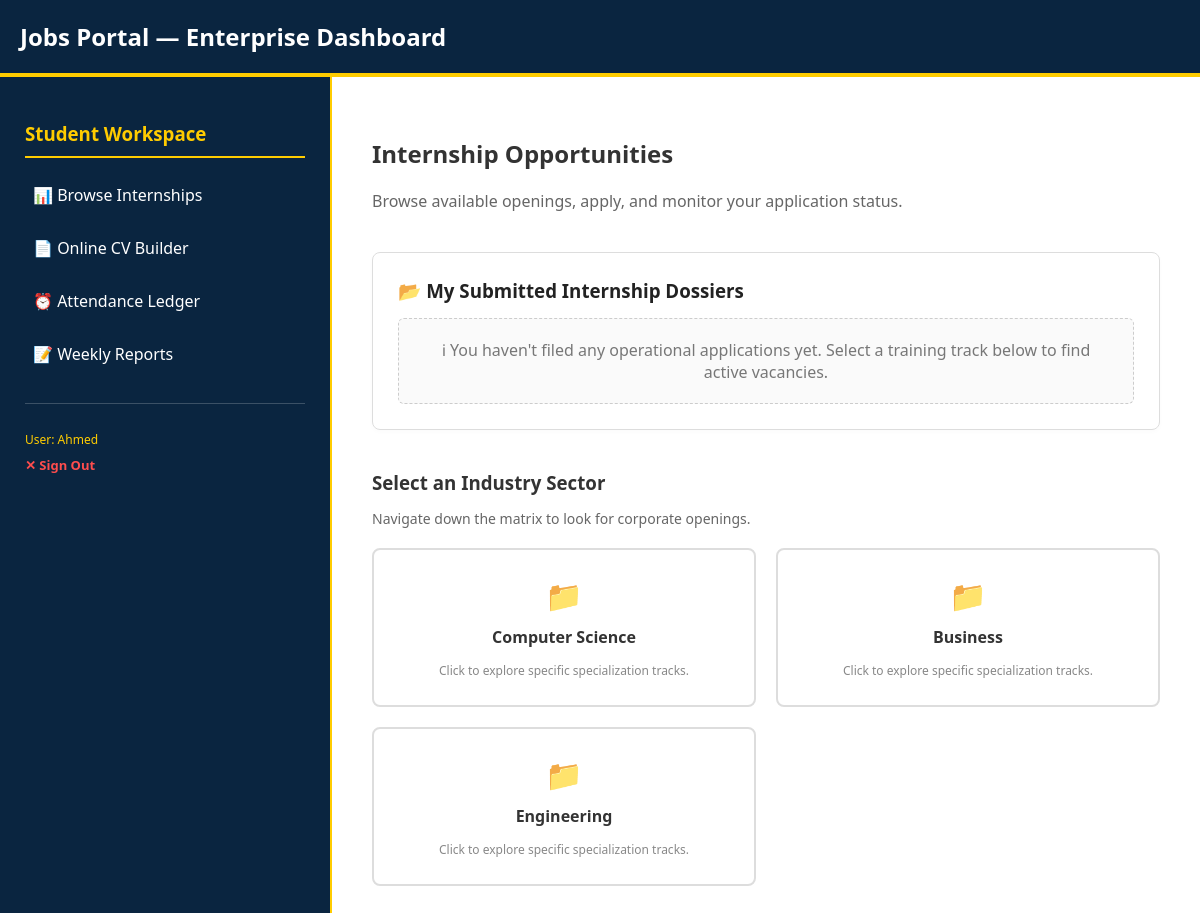
The page /dashboard/ (signed in) on the database as committed earlier.
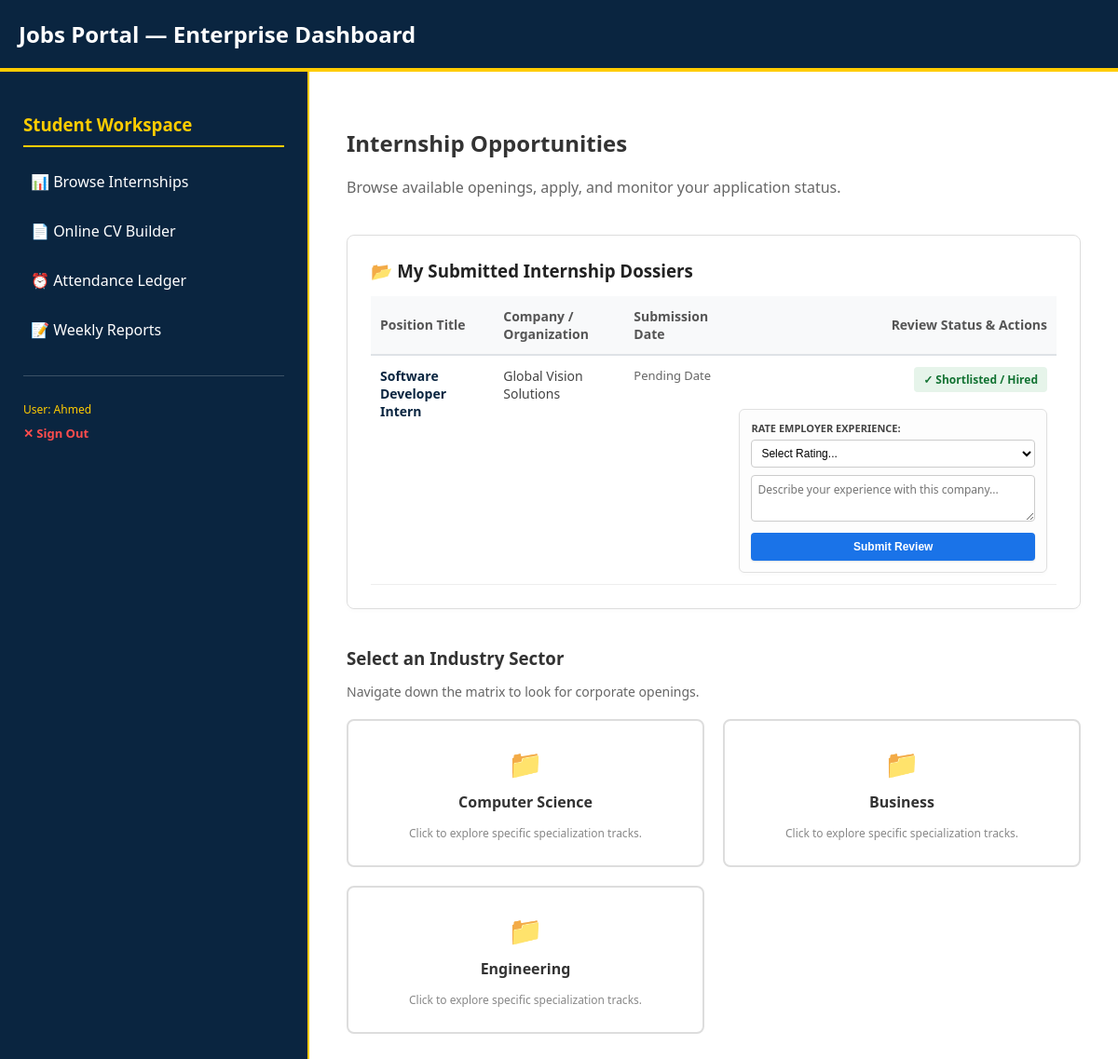
The same page on the database as committed later.
### student_portal/models.py (models this page shows, shortened)
class Category(models.Model):
    name = models.CharField(max_length=100) # e.g., Computer Science, Business
    icon = models.CharField(max_length=10, default="📁")
    class Meta:
        verbose_name_plural = "Categories"

class Application(models.Model):
    STATUS_CHOICES = (
        ('Pending', 'Pending'),
        ('Shortlisted', 'Shortlisted'),
        ('Rejected', 'Rejected'),
        ('Cancelled', 'Cancelled')
    )
    internship = models.ForeignKey(InternshipPosting, on_delete=models.CASCADE, related_name='applications')
    student_name = models.CharField(max_length=255)
    university_name = models.CharField(max_length=255)
    email = models.EmailField()
    cv_file = models.FileField(upload_to='resumes/cv/')
    cpr_file = models.FileField(upload_to='resumes/cpr/')
    passport_file = models.FileField(upload_to='resumes/passport/')
    uni_id_file = models.FileField(upload_to='resumes/uni_id/')
    status = models.CharField(max_length=20, choices=STATUS_CHOICES, default='Pending')
    applied_at = models.DateTimeField(auto_now_add=True)

class InternshipPosting(models.Model):
    LEVEL_CHOICES = (('Beginner', 'Beginner'), ('Intermediate', 'Intermediate'), ('Advanced', 'Advanced'))
    NATURE_CHOICES = (('Full-Time', 'Full-Time'), ('Part-Time', 'Part-Time'), ('Remote', 'Remote'))
    company = models.ForeignKey(CompanyProfile, on_delete=models.CASCADE, related_name='postings')
    track = models.ForeignKey(TrainingTrack, on_delete=models.CASCADE, related_name='postings')
    title = models.CharField(max_length=255)
    description = models.TextField()
    requirements = models.TextField()
    location = models.CharField(max_length=255)
    level = models.CharField(max_length=50, choices=LEVEL_CHOICES)
    nature = models.CharField(max_length=50, choices=NATURE_CHOICES)
    salary_range = models.CharField(max_length=100, blank=True, null=True)
    education_level = models.CharField(max_length=100)
    views_count = models.PositiveIntegerField(default=0)
    is_approved = models.BooleanField(default=False)
    max_interns = models.PositiveIntegerField(
        default=3,
        help_text="Maximum number of students allowed to be hired for this position."
    )
    created_at = models.DateTimeField(auto_now_add=True)

class CompanyProfile(models.Model):
    user = models.OneToOneField(User, on_delete=models.CASCADE, related_name='companyprofile')
    company_name = models.CharField(max_length=255)
    description = models.TextField()
    location = models.CharField(max_length=255)
    website = models.URLField(blank=True, null=True)
    is_active = models.BooleanField(default=True)

### student_portal/views.py (the view, shortened to what this page needs)
# urls.py: path('dashboard/', views.student_dashboard_view, name='student_dashboard'),
@login_required
def student_dashboard_view(request):
    categories = Category.objects.all()
    selected_category_id = request.GET.get('category')
    selected_track_id = request.GET.get('track')
    tracks = None
    postings = None
    current_category = None
    current_track = None
    if selected_category_id:
        current_category = get_object_or_404(Category, id=selected_category_id)
        tracks = current_category.tracks.filter(is_active=True)
    if selected_track_id:
        current_track = get_object_or_404(TrainingTrack, id=selected_track_id)
        postings = current_track.postings.filter(is_approved=True)
    cutoff_date = timezone.now() - timedelta(days=5)
    expired_apps = Application.objects.filter(
        email=request.user.email,
        status='Pending',
        applied_at__lt=cutoff_date
    )
    expired_apps.update(status='Cancelled')
    my_applications = Application.objects.filter(email=request.user.email)
    context = {
        'categories': categories,
        'tracks': tracks,
        'postings': postings,
        'current_category': current_category,
        'current_track': current_track,
        'my_applications': my_applications
    }
    return render(request, 'home.html', context)

### student_portal/templates/home.html (shortened to what the changed rows need)
{% extends 'base.html' %}
{% block content %}
{% if not user.is_authenticated %}
    <div style="margin-top: 20px; text-align: center; padding: 60px 20px; background: #f8f9fa; border-radius: 8px; border: 1px solid #e9ecef; box-shadow: 0 4px 6px rgba(0,0,0,0.02);">
        <h2 style="color: var(--primary-blue); margin-bottom: 15px; font-size: 28px;">Global Vision Solutions Portal</h2>
        <p style="color: #666; font-size: 16px; max-width: 600px; margin: 0 auto 30px auto; line-height: 1.5;">
            Welcome to the centralized enterprise hub. Active interns and coordinators can log in to track training hours, verify shifts, and access exclusive internal placement opportunities.
        </p>
        <a href="{% url 'login' %}" style="display: inline-block; background: var(--primary-blue); color: white; padding: 12px 35px; font-weight: bold; text-decoration: none; border-radius: 4px; font-size: 16px; transition: background 0.2s;">
            Sign In to Secure Portal &rarr;
        </a>
    </div>
{% else %}
    <div style="margin-bottom: 40px;">
        <h2>Internship Opportunities</h2>
    </div>
    <div style="background: white; border: 1px solid #ddd; border-radius: 8px; padding: 25px; margin-bottom: 40px; box-shadow: 0 2px 5px rgba(0,0,0,0.02);">
        <h3 style="margin-top: 0; margin-bottom: 15px; color: #222; display: flex; align-items: center; gap: 8px;">
            📂 My Submitted Internship Dossiers
        </h3>
        {% if my_applications %}
            <div style="overflow-x: auto;">
                <table style="width: 100%; border-collapse: collapse; text-align: left; font-size: 14px;">
                    <thead>
                        <tr style="background: #f8f9fa; border-bottom: 2px solid #dee2e6;">
                            <th style="padding: 12px 10px; color: #555;">Position Title</th>
                            <th style="padding: 12px 10px; color: #555;">Company / Organization</th>
                            <th style="padding: 12px 10px; color: #555;">Submission Date</th>
                            <th style="padding: 12px 10px; color: #555; text-align: right;">Review Status & Actions</th>
                        </tr>
                    </thead>
                    <tbody>
                        {% for app in my_applications %}
                            <tr style="border-bottom: 1px solid #eee;">
                                <td style="padding: 12px 10px; font-weight: bold; color: var(--primary-blue); vertical-align: top;">
                                    {{ app.internship.title }}
                                </td>
                                <td style="padding: 12px 10px; color: #444; vertical-align: top;">
                                    {{ app.internship.company.company_name|default:"Partner Employer" }}
                                </td>
                                <td style="padding: 12px 10px; color: #666; font-size: 13px; vertical-align: top;">
                                    {{ app.created_at|date:"M d, Y"|default:"Pending Date" }}
                                </td>
                                <td style="padding: 12px 10px; text-align: right; vertical-align: top;">
                                    {% if app.status == 'Shortlisted' %}
                                        <div style="margin-bottom: 8px;">
                                            <span style="background: #e6f4ea; color: #137333; padding: 5px 10px; border-radius: 4px; font-weight: bold; font-size: 12px; display: inline-block;">
                                                ✓ Shortlisted / Hired
                                            </span>
                                        </div>
                                        {% if app.company_review %}
                                            <div style="font-size: 12px; color: #555; background: #f8f9fa; padding: 10px; border-radius: 6px; display: inline-block; text-align: left; border: 1px solid #e9ecef; margin-top: 5px; max-width: 220px;">
                                                <div style="color: #fbbc05; font-size: 15px; margin-bottom: 4px;">
                                                    {% if app.company_review.rating == 5 %}⭐⭐⭐⭐⭐{% elif app.company_review.rating == 4 %}⭐⭐⭐⭐{% elif app.company_review.rating == 3 %}⭐⭐⭐{% elif app.company_review.rating == 2 %}⭐⭐{% else %}⭐{% endif %}
                                                </div>
                                                <i style="line-height: 1.4;">"{{ app.company_review.comments }}"</i>
                                            </div>
                                        {% else %}
                                            <form method="post" style="margin-top: 10px; text-align: left; background: #fdfdfd; border: 1px solid #e0e0e0; padding: 12px; border-radius: 6px; min-width: 220px; display: inline-block; box-shadow: 0 2px 4px rgba(0,0,0,0.02);">
                                                <label style="font-size: 11px; font-weight: bold; color: #444; display: block; margin-bottom: 5px;">RATE EMPLOYER EXPERIENCE:</label>
                                                <select name="rating" required style="width: 100%; padding: 6px; margin-bottom: 8px; border-radius: 4px; border: 1px solid #ccc; font-size: 12px; background: white;">
                                                    <option value="" disabled selected>Select Rating...</option>
                                                </select>
                                                <textarea name="comments" required placeholder="Describe your experience with this company..." style="width: 100%; padding: 6px; border-radius: 4px; border: 1px solid #ccc; font-size: 12px; margin-bottom: 8px; resize: vertical; min-height: 50px; box-sizing: border-box; font-family: inherit;"></textarea>
                                                <button type="submit" style="background: #1a73e8; color: white; border: none; padding: 8px 12px; border-radius: 4px; font-size: 12px; font-weight: bold; cursor: pointer; width: 100%; box-shadow: 0 1px 2px rgba(0,0,0,0.1);">
                                                    Submit Review
                                                </button>
                                            </form>
                                        {% endif %}
                                        {% elif app.status == 'Rejected' %}
                                        <span style="background: #fce8e6; color: #c5221f; padding: 5px 10px; border-radius: 4px; font-weight: bold; font-size: 12px; display: inline-block;">
                                            ✕ Position Filled
                                        </span>
                                    {% else %}
                                        <span style="background: #f1f3f4; color: #5f6368; padding: 5px 10px; border-radius: 4px; font-weight: bold; font-size: 12px; display: inline-block;">
                                            ⏳ Pending Review
                                        </span>
                                    {% endif %}
                                </td>
                            </tr>
                        {% endfor %}
                    </tbody>
                </table>
            </div>
        {% else %}
            <div style="background: #fafafa; border: 1px dashed #ccc; padding: 20px; text-align: center; border-radius: 6px; color: #777;">
                ℹ You haven't filed any operational applications yet. Select a training track below to find active vacancies.
            </div>
        {% endif %}
    </div>
    <div style="display: grid; grid-template-columns: repeat(auto-fill, minmax(250px, 1fr)); gap: 20px; margin-bottom: 40px;">
        {% for cat in categories %}
            <a href="?category={{ cat.id }}" style="text-decoration: none; color: inherit;">
                {% if current_category and current_category.id == cat.id %}
                    <div style="border: 2px solid var(--primary-blue); border-radius: 8px; padding: 25px; text-align: center; background: #f0f4fc;">
                        <div style="font-size: 30px; margin-bottom: 10px;">{{ cat.icon|default:"📁" }}</div>
                        <h4 style="margin: 0 0 10px 0; color: var(--primary-blue);">{{ cat.name }}</h4>
                        <span style="font-size: 12px; color: #888;">Click to explore specific specialization tracks.</span>
                    </div>
                {% else %}
                    <div style="border: 2px solid #ddd; border-radius: 8px; padding: 25px; text-align: center; background: white;">
                        <div style="font-size: 30px; margin-bottom: 10px;">{{ cat.icon|default:"📁" }}</div>
                        <h4 style="margin: 0 0 10px 0; color: #333;">{{ cat.name }}</h4>
                        <span style="font-size: 12px; color: #888;">Click to explore specific specialization tracks.</span>
                    </div>
                {% endif %}
            </a>
        {% empty %}
            <p style="color: #777;">No categories found in the database.</p>
        {% endfor %}
    </div>
{% endif %}
{% endblock %}

Rows that differ between the two databases and show on the page:
added Application: internship "Software Developer Intern", internship.company.company_name "Global Vision Solutions", created_at "Pending Date"
Other text that changed with them:
text no longer shown: "ℹ You haven't filed any operational applications yet. Select a training track below to find active vacancies."
text now shown: "Position Title Company / Organization Submission Date Review Status & Actions"
